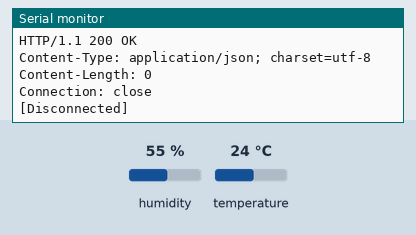
Recording of a sketch running on a simulated ESP8266 (NodeMCU). Shown: the last lines printed to the serial monitor. The test bench sets the inputs (shaded band); at power-on: humidity 55 %, temperature 24 °C. WiFi joins after 1.5 s; servers stay silent unless stated; uploads are accepted with an empty reply.

Above: at 2.7 s.
2.8 s: humidity set to 22 %
At 6.99 s:
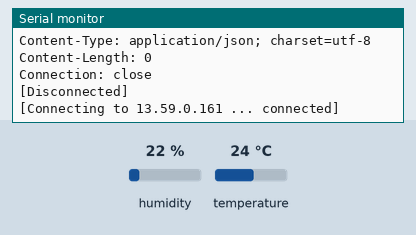
8.8 s: temperature set to 12 °C
At 13.1 s:
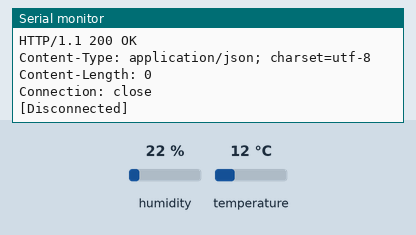
14.8 s: humidity set to 40 %
At 17.64 s:
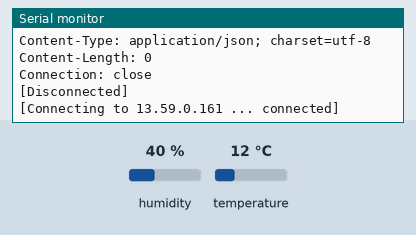
Timing chart, 0 to 19.1 s (numbered marks = the images above; inputs shaded):
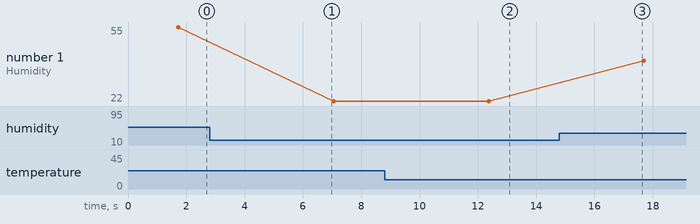

The sketch:

arduino_project.ino
```cpp
#include <ESP8266WiFi.h>
#include <DHT.h>

/*** Sensor Model ***/
#define DHTTYPE DHT11

/*** Pin GPIO2 ***/
#define DHTPIN 2

DHT dht(DHTPIN, DHTTYPE, 27);

/*** Variables for Humidity and Temperature ***/
float temperature;
float humidity;

// WiFi Parameters
const char* ssid = "<SSID Network>";
const char* password = "<Password>";

const char* host = "13.59.0.161"; // Public IP for Amazon Server

void setup() {
  Serial.begin(115200);
  Serial.println();

  dht.begin();

  Serial.printf ("Connecting to %s ", ssid);
  WiFi.begin(ssid, password);
  while (WiFi.status() != WL_CONNECTED) {
    delay(500);
    Serial.print(".");
  }
  Serial.println(" connected");
}

void loop() {
  WiFiClient client;
  Serial.printf ("\n[Connecting to %s ... ", host);
  if (client.connect(host, 80)) {
    Serial.println("connected]");
    temperature = dht.readTemperature();
    humidity = dht.readHumidity();
    Serial.println("[Sending a request]");

    String data = "temperature=" + String(temperature, 2) +"&humidity=" + String(humidity, 2);
    Serial.print("Temperature: ");
    Serial.println(temperature);
    Serial.print("Humidity: ");
    Serial.println(humidity);
    client.println("POST / HTTP/1.1");
    client.print("Host: ");
    client.println(host);
    client.println("Accept: */*");
    client.println("Content-Type: application/x-www-form-urlencoded");
    client.print("Content-Length: ");
    client.println(data.length());
    client.println();
    client.print(data);
    Serial.println("[Response:]");
    while (client.connected()) {
      if (client.available ()) {
        String line = client.readStringUntil('\n');
        Serial.println(line);
      }
    }
    client.stop();
    Serial.println("\n[Disconnected]");
  } else {
    Serial.println("connection failed !] ");
    client.stop();
  }
  delay(5000);
}
```

Measured:
- after the input at 8.8 s, the serial monitor: prints a new line after 3.6 s (image 2)
- plotted number 1: 55 → 22 after the input at 2.8 s, 22 → 40 after the input at 14.8 s
